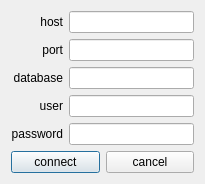
<?xml version="1.0" encoding="UTF-8"?>
<ui version="4.0">
 <class>dialog_connect</class>
 <widget class="QDialog" name="dialog_connect">
  <property name="geometry">
   <rect>
    <x>0</x>
    <y>0</y>
    <width>205</width>
    <height>175</height>
   </rect>
  </property>
  <property name="windowTitle">
   <string>server</string>
  </property>
  <property name="windowIcon">
   <iconset resource="resource.qrc">
    <normaloff>:/res/wheel.png</normaloff>:/res/wheel.png</iconset>
  </property>
  <layout class="QVBoxLayout" name="verticalLayout">
   <item>
    <layout class="QFormLayout" name="formLayout">
     <property name="fieldGrowthPolicy">
      <enum>QFormLayout::AllNonFixedFieldsGrow</enum>
     </property>
     <property name="labelAlignment">
      <set>Qt::AlignRight|Qt::AlignTrailing|Qt::AlignVCenter</set>
     </property>
     <item row="0" column="1">
      <widget class="QLineEdit" name="host_edit">
       <property name="toolTip">
        <string extracomment="SYSTEM"/>
       </property>
       <property name="text">
        <string/>
       </property>
      </widget>
     </item>
     <item row="1" column="0">
      <widget class="QLabel" name="port_label">
       <property name="text">
        <string>port</string>
       </property>
       <property name="alignment">
        <set>Qt::AlignRight|Qt::AlignTrailing|Qt::AlignVCenter</set>
       </property>
      </widget>
     </item>
     <item row="1" column="1">
      <widget class="QLineEdit" name="port_edit">
       <property name="toolTip">
        <string extracomment="SYSTEM"/>
       </property>
       <property name="inputMethodHints">
        <set>Qt::ImhDigitsOnly</set>
       </property>
       <property name="text">
        <string/>
       </property>
      </widget>
     </item>
     <item row="2" column="0">
      <widget class="QLabel" name="db_label">
       <property name="text">
        <string>database</string>
       </property>
       <property name="alignment">
        <set>Qt::AlignRight|Qt::AlignTrailing|Qt::AlignVCenter</set>
       </property>
      </widget>
     </item>
     <item row="2" column="1">
      <widget class="QLineEdit" name="db_edit">
       <property name="toolTip">
        <string extracomment="SYSTEM"/>
       </property>
       <property name="text">
        <string/>
       </property>
      </widget>
     </item>
     <item row="3" column="0">
      <widget class="QLabel" name="usr_label">
       <property name="text">
        <string>user</string>
       </property>
       <property name="alignment">
        <set>Qt::AlignRight|Qt::AlignTrailing|Qt::AlignVCenter</set>
       </property>
      </widget>
     </item>
     <item row="3" column="1">
      <widget class="QLineEdit" name="usr_edit">
       <property name="toolTip">
        <string extracomment="SYSTEM"/>
       </property>
       <property name="text">
        <string/>
       </property>
      </widget>
     </item>
     <item row="4" column="0">
      <widget class="QLabel" name="pwd_label">
       <property name="text">
        <string>password</string>
       </property>
       <property name="alignment">
        <set>Qt::AlignRight|Qt::AlignTrailing|Qt::AlignVCenter</set>
       </property>
      </widget>
     </item>
     <item row="4" column="1">
      <widget class="QLineEdit" name="pwd_edit">
       <property name="echoMode">
        <enum>QLineEdit::Password</enum>
       </property>
      </widget>
     </item>
     <item row="0" column="0">
      <widget class="QLabel" name="host_label">
       <property name="text">
        <string>host</string>
       </property>
       <property name="alignment">
        <set>Qt::AlignRight|Qt::AlignTrailing|Qt::AlignVCenter</set>
       </property>
      </widget>
     </item>
    </layout>
   </item>
   <item>
    <layout class="QHBoxLayout" name="horizontalLayout">
     <item>
      <widget class="QPushButton" name="connect_button">
       <property name="text">
        <string>connect</string>
       </property>
      </widget>
     </item>
     <item>
      <widget class="QPushButton" name="cancel_button">
       <property name="text">
        <string>cancel</string>
       </property>
      </widget>
     </item>
    </layout>
   </item>
  </layout>
 </widget>
 <resources>
  <include location="resource.qrc"/>
 </resources>
 <connections/>
</ui>
